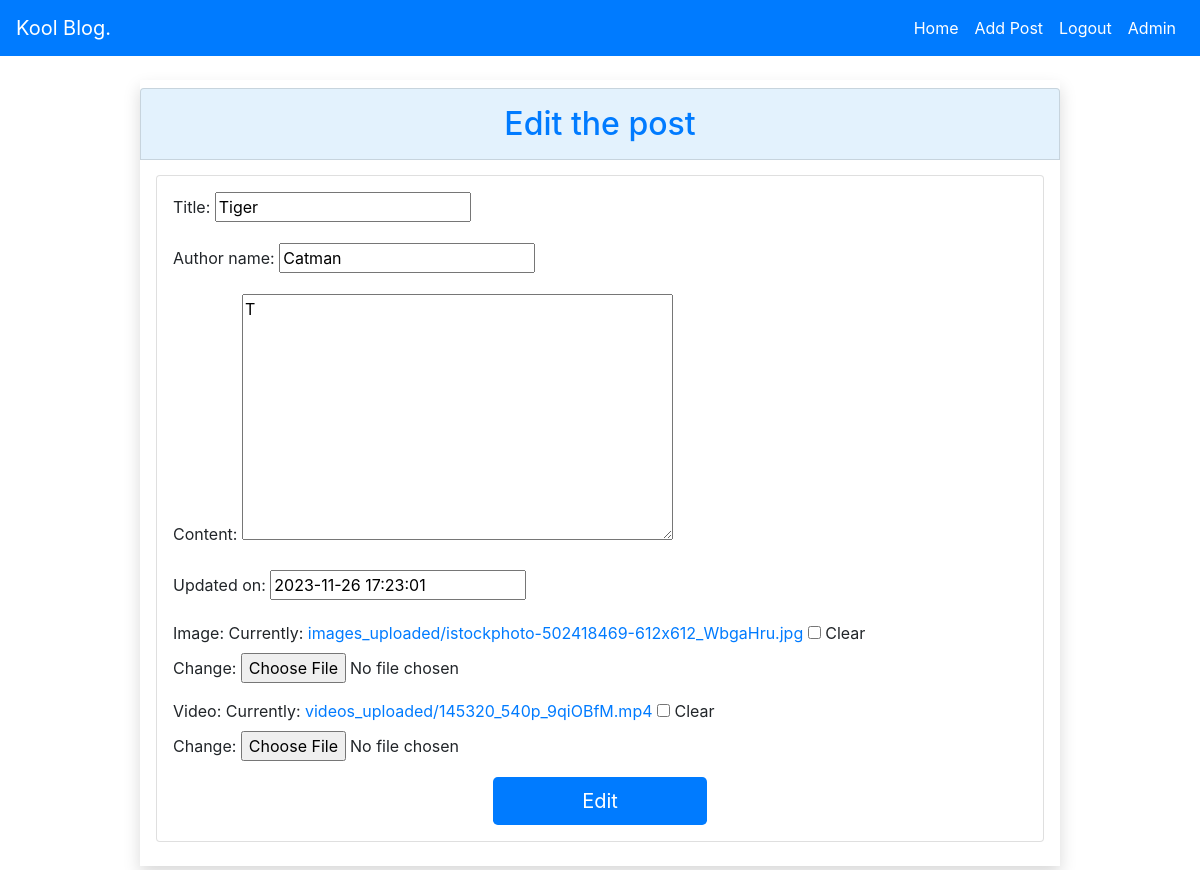
Screenshot of /edit/12/ (signed in) with the database file from the repository.
### blog/models.py (models this page shows, shortened)
class Post(models.Model):
    title = models.CharField(max_length=200)
    author_name = models.CharField(max_length=255, blank=True)
    author = models.ForeignKey(User, on_delete=models.CASCADE)
    content = models.TextField()
    created_on = models.DateTimeField(default=timezone.now, editable=False)
    updated_on = models.DateTimeField(default=timezone.now)
    image = models.ImageField(upload_to='images_uploaded', null=True, blank=True)
    video = models.FileField(upload_to='videos_uploaded', null=True, blank=True)

### blog/views.py (the view)
# urls.py: path('edit/<int:pk>/', EditPostView.as_view(), name='edit_post'),
class EditPostView(UpdateView):
    model = Post
    template_name = 'blog/edit.html'
    fields =['title','author_name','content', 'updated_on', 'image', 'video']

### blog/templates/blog/edit.html (shortened to what this page needs)
{% extends 'base_generic.html' %}
{% block content %}
<div class="row">
    <div class="col-md-10 offset-md-1">
        <div class="border-left-info shadow py-2">
            <h2 class="text-info-emphasis list-group-item p-3 text-center text-primary" style="background-color: #e3f2fd; ">Edit the post</h2>
            <div class="card m-3">
                <div class="card-body p-3 d-flex justify-content-center">
                    <form method="POST" enctype="multipart/form-data" class="w-100">
                        {{ form.as_p }}
                        <div class="text-center ">
                            <button type="submit" class="btn bg-primary text-white btn-lg w-25">
                                Edit
                            </button>
                        </div>
                    </form>
                </div>
            </div>
        </div>
    </div>
</div>
{% endblock %}

### rows the page displays
Post: title "Tiger", author_name "Catman", content "T", updated_on "2023-11-26 17:23:01"
